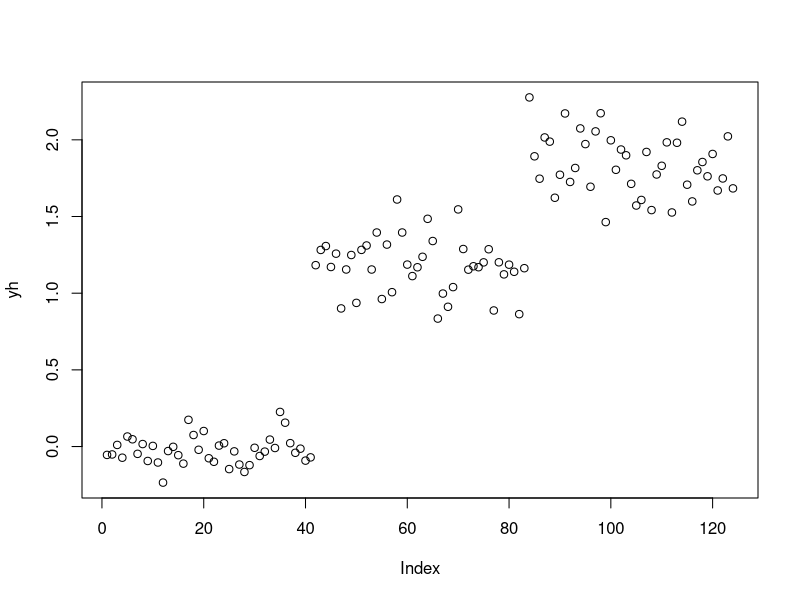
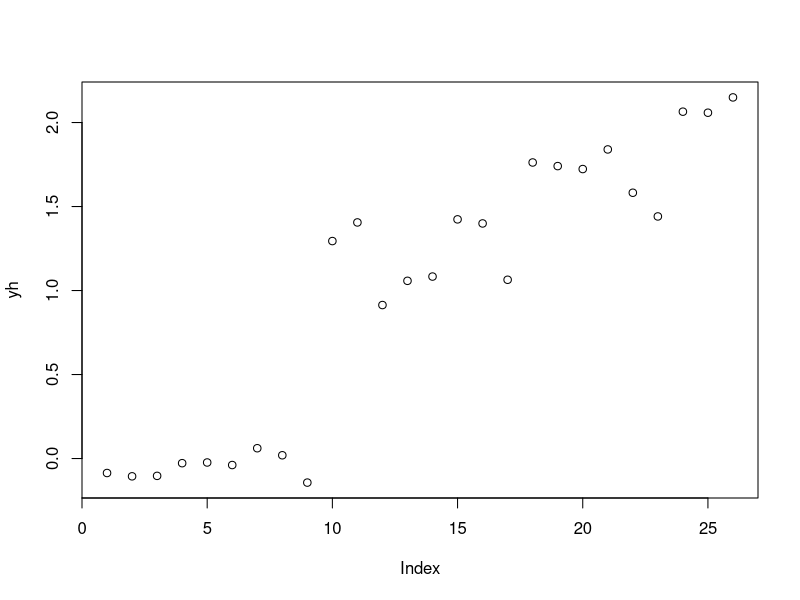

Write R code to recreate these figures, in order.
head(iris)
nrow(iris)
ncol(iris)
str(iris)
#set the seed to be constant in order to have the same split in every time
set.seed(978)
ind=sample(2,nrow(iris),replace = TRUE, prob = c(0.8,0.2))
training = iris[ind == 1,]
testing = iris[ind == 2,]
nrow(iris)
nrow(training)
nrow(testing)
#Linear model using training dataset
#Encode Species (categorical variable) into levels 0, 1, 2 based on value
y=ifelse(training$Species=="setosa",0,(ifelse(training$Species=="versicolor",1,2)))
table(y)
#Now we notice that Y has the same distribution as the independent variables.
#Linear Model so each one of these independent variables are numerical
m1=lm(y~training$Sepal.Length+training$Sepal.Width+training$Petal.Length+training$Petal.Width)
#Now we should look at the SSE, Rsquared, and Pvalues of the independent variables
summary(m1)
# Create a variable called yhat that is the line of predicted values
yh=m1$fitted.values
#Now plot yhat
plot(yh)
# We notice that Yhat creates clusters, even though we are using numerical data.
#Now we need to quantize yh into three levels
#Quantize is another way of saying buckets
mx=max(yh)
mn=min(yh)
s=(mx-mn)/3 # This is the step size
t1=mn+s # group 1
t2=mx-s # group 2
p=ifelse(yh < t1, 0,(ifelse(yh < t2,1,2))) #if/else logic to create 3 groups based on yhat.
t=table(y,p) # confusion matrix
t
ACC=sum(diag(t))/sum(t)
ACC
c=m1$coefficients
c
#Now we do prdiction using testing dataset. Let's start by building matrix X
X=cbind(rep(1,nrow(testing)),testing[,-5]) #Lefthand column for 1s and then the values of the 
                                           #independent variables
head(X)
class(X)
X=as.matrix(X)
#The following matrix multiplication computes the response of m1 using testing dataset
c=as.matrix(c) # c is a matrix of coefficient values from the earlier linear model
yh=X%*%c # matrix multiplication. This will give us yhat using the testing dataset.
plot(yh) #now repeat the process we did for the training data set for the testing dataset
mx=max(yh) #quantization process 
mn=min(yh) 
s=(mx-mn)/3
t1=mn+s
t2=mx-s
p=ifelse(yh < t1, 0,(ifelse(yh < t2,1,2))) #predictors
t=table(testing$Species,p) #confusion table of the testing dataset
t
ACC=sum(diag(t))/sum(t)
ACC
library(nnet)
m=multinom(Species~.,data = training) #multinomial is part of the neural network library
                                      #multinomial model means we don't need to encode the 
                                      #variable
p=predict(m) #predictors
t=table(training$Species,p) #confusion table
t
sum(diag(t))/sum(t) #accuracy of the training set
c=coefficients(m) # we need to extract the coefficients for evaluation
c #the two rows correspond to the second and third flower. The first flower is in the intercept.
#Now we do prediction using testing dataset. set start by building matrix X
X=cbind(rep(1,nrow(testing)),testing[,-5]) #Same as the linear model. We need a matrix of
                                          # the independent variable observations with a column
                                         # of 1s on the LFH
head(X)
str(X)
class(X)
X=as.matrix(X)
#Let's compute the response of testing using coeff. c
Y=X%*%t(c) #These are the logit values which are the log of the odds. Now we need to 
           #calculate the probabilities. That means we need to get the inverse of the log.
# In this step, we are multiplying the matrix of independent variables with 1s * 
# transposed vector of the fitted coefficent values.
head(Y)
Y=exp(Y) # This is why we need to use the exp function for the Y value.
head(Y)  # Now we have the predicted odds relative to the probability of the first species
         # Next we need to convert the odds into probability. 
        #Do 1/1+each of the Y columns
pb=cbind(1/(1+Y[,1]+Y[,2]),Y[,1]/(1+Y[,1]+Y[,2]),Y[,2]/(1+Y[,1]+Y[,2]))
#every row now adds up to 1. For instance, row 1 shows the probability of 
# belonging to the first species
head(pb)
#predicted species type corresponds to the index of maximum prob
p=which.max(pb[1,])
for (i in 2:nrow(testing)) {p=c(p, which.max(pb[i,]))} #find the maximum for the testing
                                                      #rows in the data.
p
t=table(testing$Species,p)
t
sum(diag(t))/sum(t)
